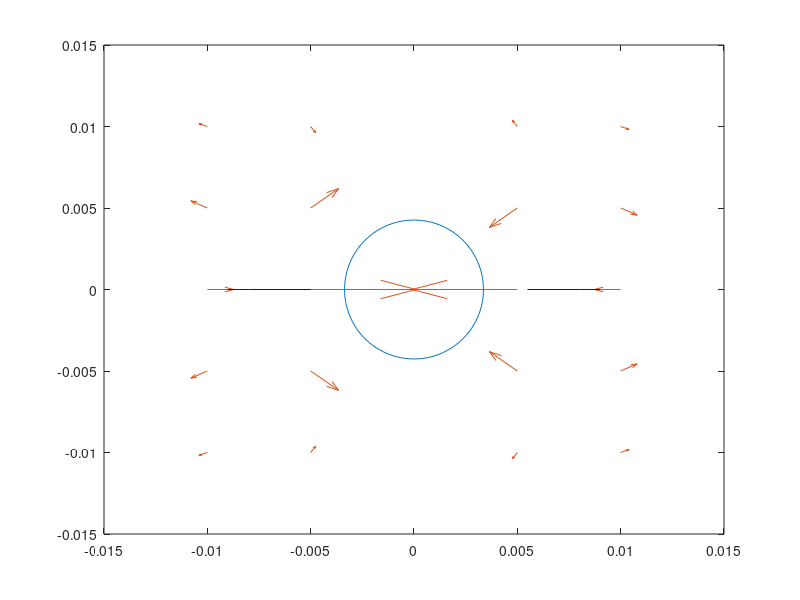

MATLAB code to generate this figure:
R=50;
plot(0,0,'o', 'MarkerSize', 2*R);
hold on;

V=10;
[x,y] = meshgrid(-0.01:0.005:0.01,-0.01:0.005:0.01);
% Convert to Cartesian
% x = r.*cos(t);
% y = r.*sin(t);


r=sqrt(x.^2+y.^2);
t=atan2(y,x);


Vr=V.*cos(t).*(1-R.^2./r.^2);
Vt=-V.*sin(t).*(1+R.^2./r.^2);

u=Vr.*cos(Vt);
v=Vr.*sin(Vt);


quiver(x,y,u,v);

hold on;
startx=-0.015:0.002:0.015;
starty=zeros(size(startx));
streamline(x,y,u,v,startx,starty);